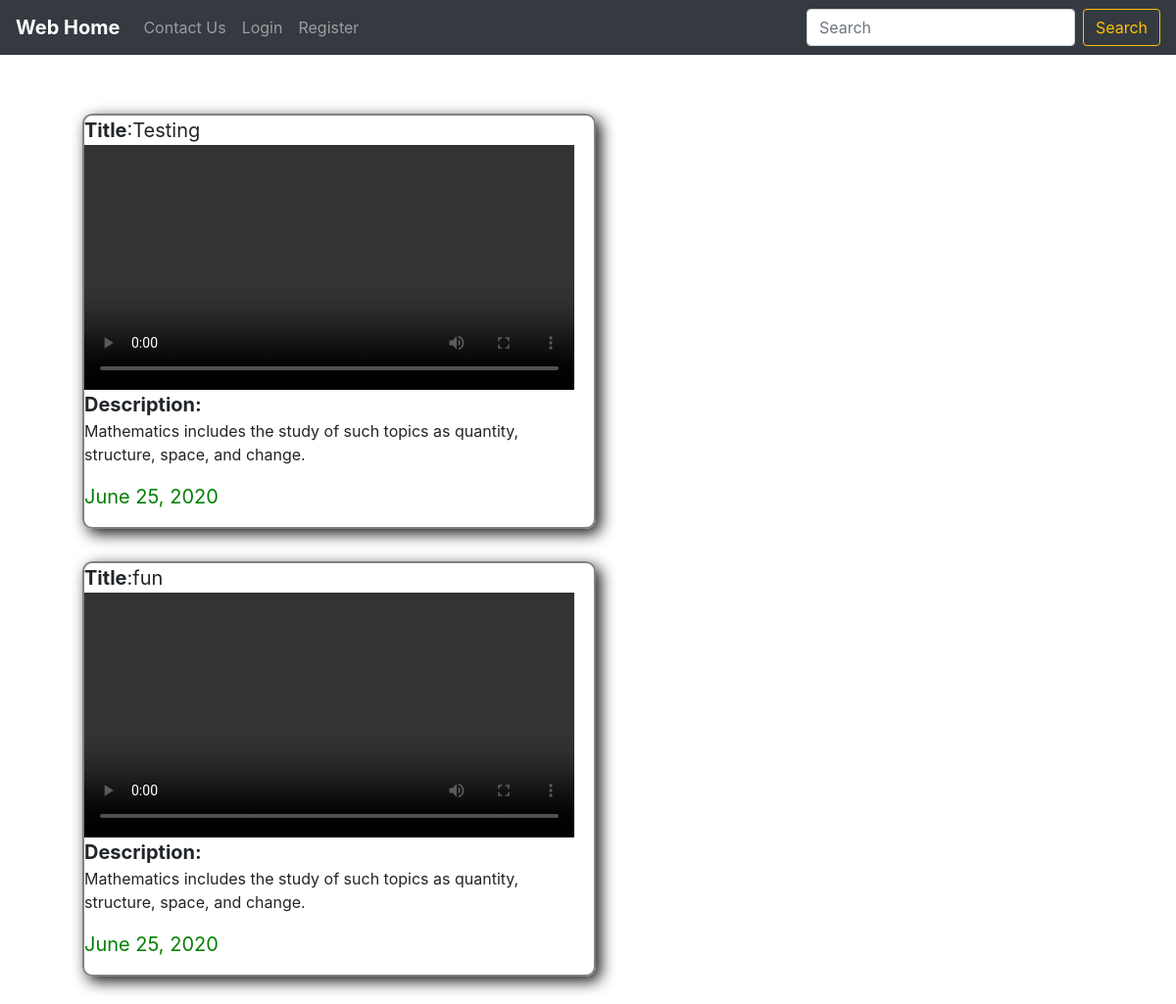
The app's page /watch_playlist/ with its own data.
### app/models.py (models this page shows, shortened)
class Video(models.Model):
    title_of_video = models.CharField(max_length=500)
    video_desp = models.TextField(blank=True)
    videofile = models.FileField(upload_to='videos/', null=True)
    pubdate = models.DateField(auto_now_add=True)
    playlist = models.OneToOneField(Playlist, on_delete=models.CASCADE, null=True)

### app/views.py (the view)
# urls.py: path('watch_playlist/', views.see_playlist, name='see_playlist'),
def see_playlist(request):
    v_video = Video.objects.order_by("-pubdate")
    return render(request, 'watch_playlist.html',{"v_video":v_video})

### templates/watch_playlist.html (shortened to what this page needs)
{% extends "base.html" %}
{% load static %}
{% block content %}
<div class="container5">
        {% for item in v_video %}
        <div class=container6>
          <b>Title</b>:{{item.title_of_video}}
          <div>
            <video width='500' controls>
            <source src='{{ item.videofile.url }}' type='video/mp4'>
            </video>
            </div>
        <div class="container7">
            <b>Description:</b><p style="width:520px; font-size:16px" >{{item.video_desp}}</p>
            <p style="color:green">{{item.pubdate}}</p>
        </div>
        </div>
        {% endfor %}
</div>
{% endblock %}

### templates/watch_playlist.html (style rules this page uses)
.container5 { margin-top:60px; font-size:20px; display:flex; flex-wrap:wrap; }
.container6 { display: inline-block; margin: initial; border: 2px solid grey; border-radius:10px; margin-bottom: 33px; margin-left: 7%; box-shadow: 5px 5px 15px rgba(0,0,0,0.9); }

### records on screen
Video: title_of_video "Testing", video_desp "Mathematics includes the study of such topics as quantity, structure, space, and change.", pubdate "June 25, 2020"
Video: title_of_video "fun", video_desp "Mathematics includes the study of such topics as quantity, structure, space, and change.", pubdate "June 25, 2020"
